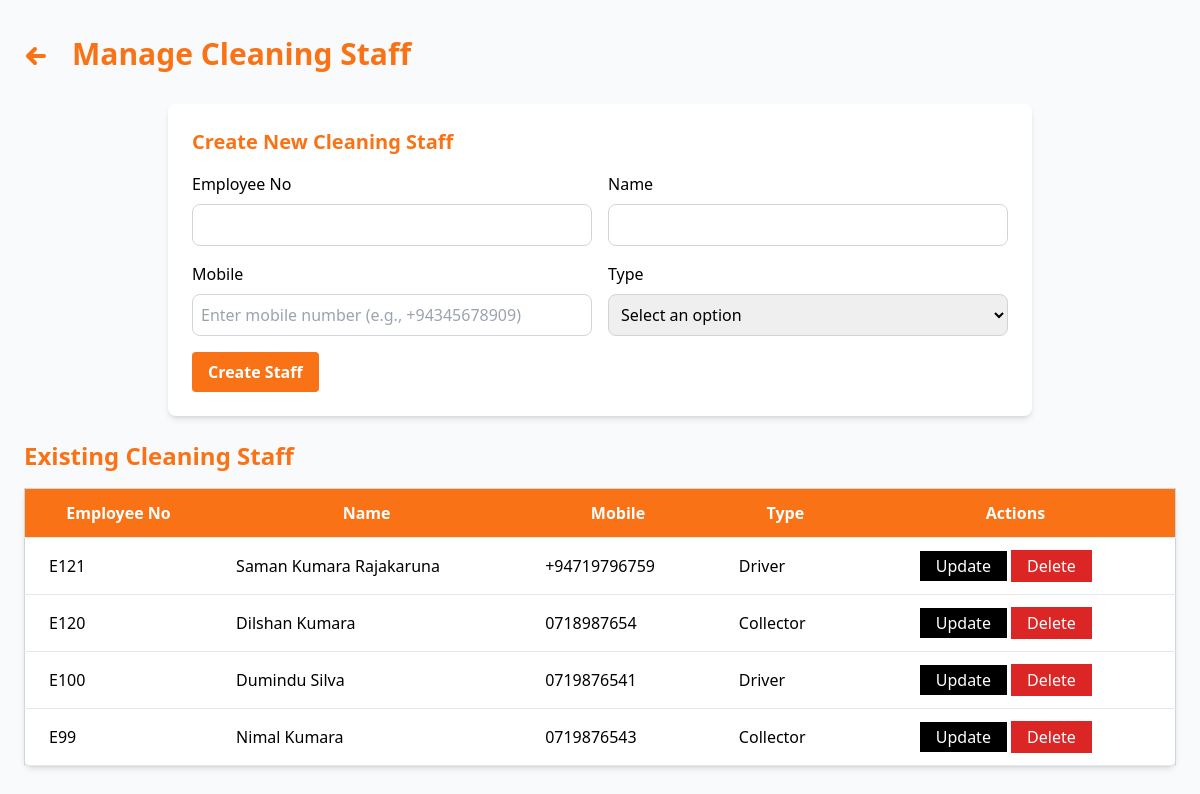
The app's page /manager/cleaning_staff.php with its own data.
### tables this page shows
CREATE TABLE `cleaning_staff` (
  `id` int(11) NOT NULL,
  `employee_no` varchar(50) NOT NULL,
  `name` varchar(100) NOT NULL,
  `mobile` varchar(15) NOT NULL,
  `type` enum('Collector','Driver') NOT NULL
);

### manager/cleaning_staff.php (the view, shortened to what this page needs)
<?php
include '../config/database.php';
$sql = "SELECT * FROM cleaning_staff";
$result = $conn->query($sql);
?>
<!DOCTYPE html>
<html lang="en">
<head>
    <script src="https://cdn.tailwindcss.com"></script>
</head>
<body class="bg-gray-50">
<div class="flex">
    <div class="flex-grow p-6">
        <div class="flex items-center space-x-4 py-3 mb-5">
            <a href="dashboard.php" class="flex items-center text-orange-500 hover:text-orange-700 text-2xl font-bold">
                <svg xmlns="http://www.w3.org/2000/svg" viewBox="0 0 24 24" fill="none" stroke="currentColor" class="h-6 w-6 mr-2 mt-1">
                    <path stroke-linecap="round" stroke-linejoin="round" stroke-width="4" d="M11 19l-7-7 7-7M4 12h16" />
                </svg>
            </a>
            <h1 class="text-3xl font-bold text-orange-500">Manage Cleaning Staff</h1>
        </div>
        <div class="flex items-center justify-center">
            <form action="cleaning_staff.php" method="POST" class="bg-white p-6 rounded-lg shadow-md mb-6 w-3/4" id="staff-form">
                <h3 id="form-title" class="text-xl font-semibold mb-4 text-orange-500"><?php echo isset($staff) ? "Update Cleaning Staff" : "Create New Cleaning Staff"; ?></h3>
                <div class="grid grid-cols-2 gap-4">
                    <div>
                        <label for="employee_no" class="block mb-2">Employee No</label>
                        <input type="text" name="employee_no" id="employee_no" required class="w-full p-2 border border-gray-300 rounded-lg" value="<?php echo isset($staff) ? $staff['employee_no'] : ''; ?>">
                    </div>
                    <div>
                        <label for="name" class="block mb-2">Name</label>
                        <input type="text" name="name" id="name" required class="w-full p-2 border border-gray-300 rounded-lg" value="<?php echo isset($staff) ? $staff['name'] : ''; ?>">
                    </div>
					<div>
					    <label for="mobile" class="block mb-2">Mobile</label>
					    <input type="text" name="mobile" id="mobile" required class="w-full p-2 border border-gray-300 rounded-lg"
					        value="<?php echo isset($staff) ? $staff['mobile'] : ''; ?>"
					        placeholder="Enter mobile number (e.g., +94345678909)"
					        pattern="^(0\d{9}|\+94\d{9})$" title="Phone number must be 10 digits starting with 0 or 12 digits starting with +94"
					        />
					</div>
                    <div>
                        <label for="type" class="block mb-2">Type</label>
                        <select name="type" id="type" required class="w-full p-2 border border-gray-300 rounded-lg">
                            <option value="" disabled selected>Select an option</option>
                        </select>
                    </div>
                </div>
                <button type="submit" id="submit-btn" name="<?php echo isset($staff) ? 'update' : 'create'; ?>" class="text-white px-4 py-2 rounded bg-orange-500 font-semibold mt-4 hover:bg-orange-600"><?php echo isset($staff) ? 'Update Staff' : 'Create Staff'; ?></button>
            </form>
        </div>
        <h3 class="text-2xl font-bold text-orange-500 mb-4">Existing Cleaning Staff</h3>
        <table class="min-w-full bg-white border border-gray-300 rounded-lg shadow-md">
            <thead>
                <tr class="bg-orange-500">
                    <th class="px-6 py-3 border-b text-white">Employee No</th>
                    <th class="px-6 py-3 border-b text-white">Name</th>
                    <th class="px-6 py-3 border-b text-white">Mobile</th>
                    <th class="px-6 py-3 border-b text-white">Type</th>
                    <th class="px-6 py-3 border-b text-white">Actions</th>
                </tr>
            </thead>
            <tbody>
                <?php while ($row = $result->fetch_assoc()): ?>
                <tr>
                    <td class="px-6 py-3 border-b"><?php echo $row['employee_no']; ?></td>
                    <td class="px-6 py-3 border-b"><?php echo $row['name']; ?></td>
                    <td class="px-6 py-3 border-b"><?php echo $row['mobile']; ?></td>
                    <td class="px-6 py-3 border-b"><?php echo $row['type']; ?></td>
                    <td class="px-6 py-3 border-b">
						<a href="cleaning_staff.php?id=<?php echo $row['id']; ?>" class="bg-black text-white px-4 py-1  ml-10 hover:bg-gray-600">Update</a>
						<form action="cleaning_staff.php" method="POST" class="inline-block" onsubmit="return confirmDelete()">
						    <button type="submit" name="delete" class="bg-red-600 text-white px-4 py-1 hover:bg-red-500">Delete</button>
						</form>
						                    </td>
                </tr>
                <?php endwhile; ?>
            </tbody>
        </table>
    </div>
</div>
</body>
</html>

### records on screen
cleaning_staff: employee_no "E121", name "Saman Kumara Rajakaruna", mobile "+94719796759", type "Driver"
cleaning_staff: employee_no "E120", name "Dilshan Kumara", mobile "0718987654", type "Collector"
cleaning_staff: employee_no "E100", name "Dumindu Silva", mobile "0719876541", type "Driver"
cleaning_staff: employee_no "E99", name "Nimal Kumara", mobile "0719876543", type "Collector"
